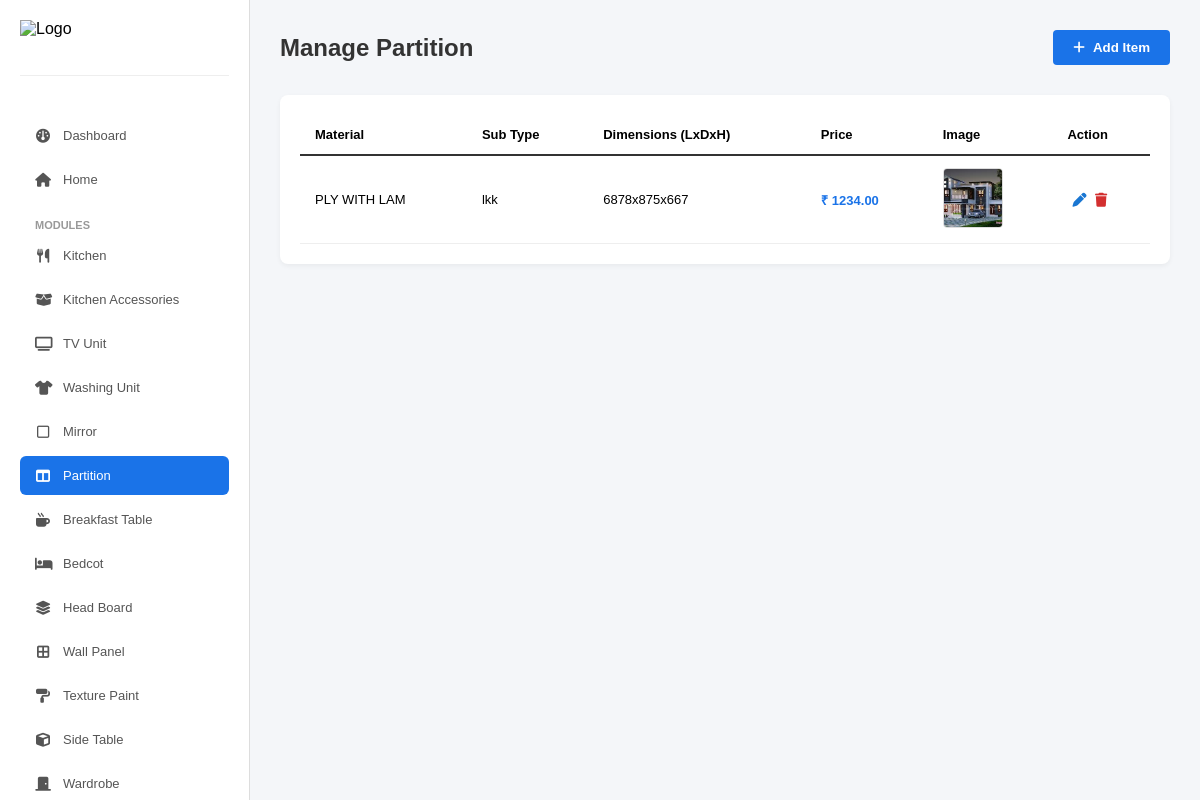
Screenshot of /admin-modules/Partition/ with the database file from the repository.
### interior/models.py (models this page shows, shortened)
class GeneralModule(models.Model):
    category = models.CharField(max_length=100)  # e.g. "TV Unit"
    sub_type = models.CharField(max_length=100, blank=True, null=True)
    material = models.CharField(max_length=50)
    length = models.IntegerField(default=0)
    depth = models.IntegerField(default=0)
    height = models.IntegerField(default=0)
    price = models.DecimalField(max_digits=10, decimal_places=2)
    specification = models.TextField(blank=True)
    image = models.ImageField(upload_to='modules/', blank=True, null=True)

### interior/views.py (the view)
# urls.py: path('admin-modules/<str:category>/', views.admin_modules, name='admin_modules'),
def admin_modules(request, category):
    items = GeneralModule.objects.filter(category=category)
    return render(request, 'interior/admin-modules.html', {
        'items': items,
        'category_name': category
    })

### interior/templates/interior/admin-modules.html (shortened to what this page needs)
{% load static %}
<!DOCTYPE html>
<html lang="en">
<head>
    <link rel="stylesheet" href="https://cdnjs.cloudflare.com/ajax/libs/font-awesome/6.4.0/css/all.min.css">
</head>
<body>
    <div class="sidebar">
        <div class="brand"><img src="https://hollyblueinterio.com/images/abc/logo.png" alt="Logo"></div>
        <a href="/custom-admin-dashboard/" class="menu-item"><i class="fa-solid fa-gauge"></i> Dashboard</a>
        <a href="/admin-floorplans/" class="menu-item"><i class="fa-solid fa-house"></i> Home</a>
        <div class="menu-category">Modules</div>
        <a href="/admin-kitchen/" class="menu-item"><i class="fa-solid fa-utensils"></i> Kitchen</a>
        <a href="/admin-accessories/" class="menu-item"><i class="fa-solid fa-box-open"></i> Kitchen Accessories</a>
        <a href="{% url 'admin_modules' 'TV Unit' %}" class="menu-item {% if category_name == 'TV Unit' %}active{% endif %}"><i class="fa-solid fa-tv"></i> TV Unit</a>
        <a href="{% url 'admin_modules' 'Washing Unit' %}" class="menu-item {% if category_name == 'Washing Unit' %}active{% endif %}"><i class="fa-solid fa-shirt"></i> Washing Unit</a>
        <a href="{% url 'admin_modules' 'Mirror' %}" class="menu-item {% if category_name == 'Mirror' %}active{% endif %}"><i class="fa-regular fa-square"></i> Mirror</a>
        <a href="{% url 'admin_modules' 'Partition' %}" class="menu-item {% if category_name == 'Partition' %}active{% endif %}"><i class="fa-solid fa-table-columns"></i> Partition</a>
        <a href="{% url 'admin_modules' 'Break Fast Table' %}" class="menu-item {% if category_name == 'Break Fast Table' %}active{% endif %}"><i class="fa-solid fa-mug-hot"></i> Breakfast Table</a>
        <a href="{% url 'admin_modules' 'Bedcot' %}" class="menu-item {% if category_name == 'BedCOT' %}active{% endif %}"><i class="fa-solid fa-bed"></i> Bedcot</a>
        <a href="{% url 'admin_modules' 'Head Board' %}" class="menu-item {% if category_name == 'Head Board' %}active{% endif %}"><i class="fa-solid fa-layer-group"></i> Head Board</a>
        <a href="{% url 'admin_modules' 'Wall Panel' %}" class="menu-item {% if category_name == 'Wall Panel' %}active{% endif %}"><i class="fa-solid fa-border-all"></i> Wall Panel</a>
        <a href="{% url 'admin_modules' 'Texture Paint' %}" class="menu-item {% if category_name == 'Texture Paint' %}active{% endif %}"><i class="fa-solid fa-paint-roller"></i> Texture Paint</a>
        <a href="{% url 'admin_modules' 'Side Table' %}" class="menu-item {% if category_name == 'Side Table' %}active{% endif %}"><i class="fa-solid fa-cube"></i> Side Table</a>
        <a href="{% url 'admin_modules' 'Wardrobe' %}" class="menu-item {% if category_name == 'Wardrobe' %}active{% endif %}"><i class="fa-solid fa-door-closed"></i> Wardrobe</a>
    </div>
    <div class="main-content">
        <div class="header">
            <div class="page-title">Manage {{ category_name }}</div>
            <button class="btn-add" onclick="openModal('addModal')"><i class="fa-solid fa-plus"></i> Add Item</button>
        </div>
        <div class="table-container">
            <table>
                <thead>
                    <tr>
                        <th>Material</th>
                        <th>Sub Type</th>
                        <th>Dimensions (LxDxH)</th>
                        <th>Price</th>
                        <th>Image</th>
                        <th>Action</th>
                    </tr>
                </thead>
                <tbody>
                    {% for item in items %}
                    <tr id="row-{{ item.id }}">
                        <td>{{ item.material }}</td>
                        <td>{{ item.sub_type|default:"Standard" }}</td>
                        <td>{{ item.length }}x{{ item.depth }}x{{ item.height }}</td>
                        <td style="color:#1a73e8; font-weight:bold;">₹ {{ item.price }}</td>
                        <td>
                            {% if item.image %}
                                <img src="{{ item.image.url }}" class="preview-img">
                            {% else %}
                                <span style="font-size:11px; color:#999;">No Img</span>
                            {% endif %}
                        </td>
                        <td>
                            <button class="action-btn edit-btn" onclick="openEditModal(
                                '{{ item.id }}', '{{ item.sub_type|default:'' }}', '{{ item.material }}',
                                '{{ item.length }}', '{{ item.depth }}', '{{ item.height }}',
                                '{{ item.price }}', '{{ item.specification|escapejs }}'
                            )">
                                <i class="fa-solid fa-pen"></i>
                            </button>
                            <button class="action-btn delete-btn" onclick="deleteItem('{{ item.id }}')">
                                <i class="fa-solid fa-trash"></i>
                            </button>
                        </td>
                    </tr>
                    {% empty %}
                    <tr><td colspan="6" style="text-align:center;">No Items Added</td></tr>
                    {% endfor %}
                </tbody>
            </table>
        </div>
    </div>
</body>
</html>

### interior/templates/interior/admin-modules.html (style rules this page uses)
* { margin: 0; padding: 0; box-sizing: border-box; font-family: Arial, sans-serif; }
body { display: flex; height: 100vh; background-color: #f4f6f9; }
.sidebar { width: 250px; background: #ffffff; border-right: 1px solid #ddd; display: flex; flex-direction: column; padding: 20px; overflow-y: auto; }
.brand { display: flex; align-items: center; gap: 10px; margin-bottom: 40px; padding-bottom: 20px; border-bottom: 1px solid #eee; flex-shrink: 0; }
.brand img { height: 35px; }
.menu-item { padding: 12px 15px; color: #555; text-decoration: none; border-radius: 6px; margin-bottom: 5px; font-size: 13px; display: flex; align-items: center; gap: 12px; transition: 0.2s; flex-shrink: 0; }
.menu-item i { width: 16px; text-align: center; font-size: 14px; }
.menu-item.active { background-color: #1a73e8; color: white; }
.menu-category { font-size: 11px; font-weight: bold; color: #999; margin-top: 15px; margin-bottom: 5px; text-transform: uppercase; padding-left: 15px; }
.main-content { flex: 1; padding: 30px; overflow-y: auto; }
.header { display: flex; justify-content: space-between; align-items: center; margin-bottom: 30px; }
.page-title { font-size: 24px; font-weight: bold; color: #333; }
.btn-add { background: #1a73e8; color: white; border: none; padding: 10px 20px; border-radius: 4px; cursor: pointer; font-weight: bold; display: flex; align-items: center; gap: 8px; }
.table-container { background: white; padding: 20px; border-radius: 8px; box-shadow: 0 2px 5px rgba(0,0,0,0.05); }
table { width: 100%; border-collapse: collapse; }
thead { background-color: transparent; color: #000000; border-bottom: 2px solid #333; }
th, td { padding: 12px 15px; text-align: left; font-size: 13px; border-bottom: 1px solid #eee; vertical-align: middle; }
th { font-weight: 800; }
.preview-img { width: 60px; height: 60px; object-fit: cover; border-radius: 4px; border: 1px solid #ddd; }
.action-btn { border: none; background: transparent; cursor: pointer; font-size: 14px; margin-left: 5px; }
.edit-btn { color: #1976d2; }
.delete-btn { color: #d32f2f; }

### rows the page displays
GeneralModule: category "Partition", material "PLY WITH LAM", sub_type "lkk", length "6878", depth "875", height "667", price "1234.00", image (picture)
